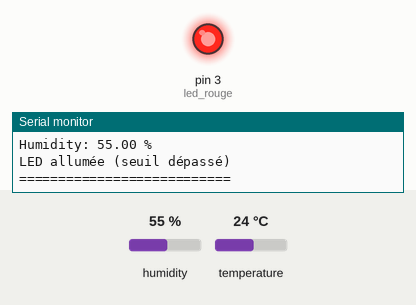
Simulated run of this sketch. Board: Arduino Uno, built with avr-gcc and run on an emulated ATmega328P. On the bench: output pins drawn as LEDs (lit = HIGH), the last lines printed to the serial monitor. Inputs (shaded band) come from the test bench; at power-on: temperature 24 °C, humidity 55 %.

Above: at 4.9 s.
5.0 s: temperature set to 21.1 °C
8.1 s: temperature set to 20 °C
At 9.2 s:
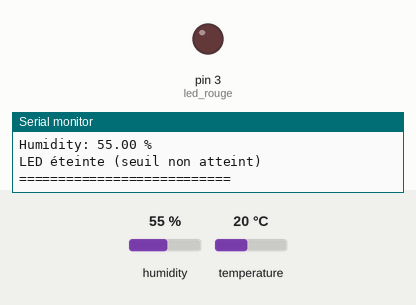
12.1 s: humidity set to 73 %
15.2 s: humidity set to 76 %
At 18.2 s:
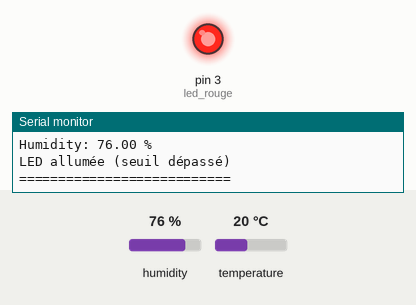
18.5 s: humidity set to 22 %
At 20.0 s:
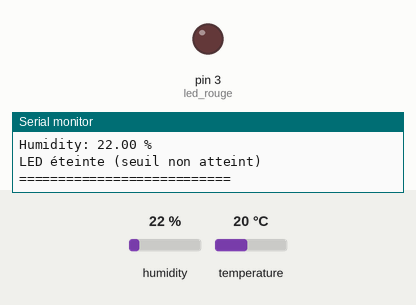
Timing chart, 0 to 21.5 s (numbered marks = the images above; inputs shaded):
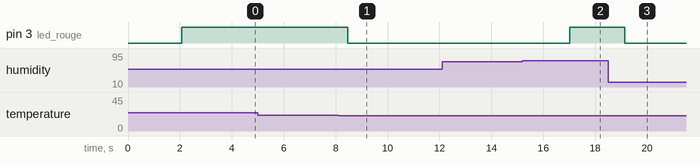

Measured:
- the behaviour switches between 20.5 and 20.4 °C on temperature (found by bisection; images 0 and 1)
- the behaviour switches between 74 and 75 % on humidity (found by bisection; images 1 and 2)
- after the input at 8.1 s, pin 3 (led_rouge): HIGH → LOW after 0.37 s
- after the input at 15.2 s, pin 3 (led_rouge): LOW → HIGH after 1.8 s
- after the input at 18.5 s, pin 3 (led_rouge): HIGH → LOW after 0.65 s

The sketch:

AM2302_LED_temperature.ino
```cpp
//La LED s'allume selon la température mesurée

#include "DHT.h"

#define DHTPIN 2     // what digital pin we're connected to
#define DHTTYPE DHT22   // DHT 22  (AM2302), AM2321

DHT dht(DHTPIN, DHTTYPE);
const int led_rouge=3;

void setup() {
  Serial.begin(9600);
  Serial.println("Début des mesures, veuillez patienter.");
  Serial.println("===========================");
  pinMode(led_rouge,OUTPUT);

  dht.begin();
}

void loop() {
  delay(2000);

  Serial.print("Temperature: ");

  Serial.print(getTemp("c"));

  Serial.print(" *C ");
  Serial.print(getTemp("f"));
  Serial.println (" *F");
  Serial.println("-----------------");
  Serial.print("Heat index: ");
  Serial.print(getTemp("hic"));
  Serial.print(" *C ");
  Serial.print(getTemp("hif"));
  Serial.println(" *F");
  Serial.print(getTemp("k"));
  Serial.println(" *K");
  Serial.println("-----------------");
  Serial.print("Humidity: ");
  Serial.print(getTemp("h"));
  Serial.println(" % ");

  if(getTemp("hic")>20.0){
    digitalWrite(led_rouge,HIGH); //on allume la LED si le seuil est dépassé
    Serial.println("LED allumée (seuil dépassé)"); // on s'assure que tout fonctionne comme prévu
    }
  else{
    digitalWrite(led_rouge,LOW); //on éteint la LED si le seuil n'est dépassé
    Serial.println("LED éteinte (seuil non atteint)"); // on s'assure que tout fonctionne comme prévu
  }

  Serial.println("===========================");
}

float getTemp(String req) // fonction getTemp
{
  float h = dht.readHumidity();
  // Read temperature as Celsius (the default)
  float t = dht.readTemperature();
  // Read temperature as Fahrenheit (isFahrenheit = true)
  float f = dht.readTemperature(true);

  // Compute heat index in Fahrenheit (the default)
  float hif = dht.computeHeatIndex(f, h);
  // Compute heat index in Celsius (isFahreheit = false)
  float hic = dht.computeHeatIndex(t, h, false);

  // Check if any reads failed and exit early (to try again).
  if (isnan(h) || isnan(t) || isnan(f)) {
    Serial.println("Failed to read from DHT sensor!");
    return;
  }
  // Compute heat index in Kelvin
  float k = t + 273.15;
  if(req =="c"){
    return t;//return Cilsus
  }else if(req =="f"){
    return f;// return Fahrenheit
  }else if(req =="h"){
    return h;// return humidity
  }else if(req =="hif"){
    return hif;// return heat index in Fahrenheit
  }else if(req =="hic"){
    return hic;// return heat index in Cilsus
  }else if(req =="k"){
    return k;// return temprature in Kelvin
  }else{
    return 0.000;// if no reqest found, retun 0.000
  }

}
```
